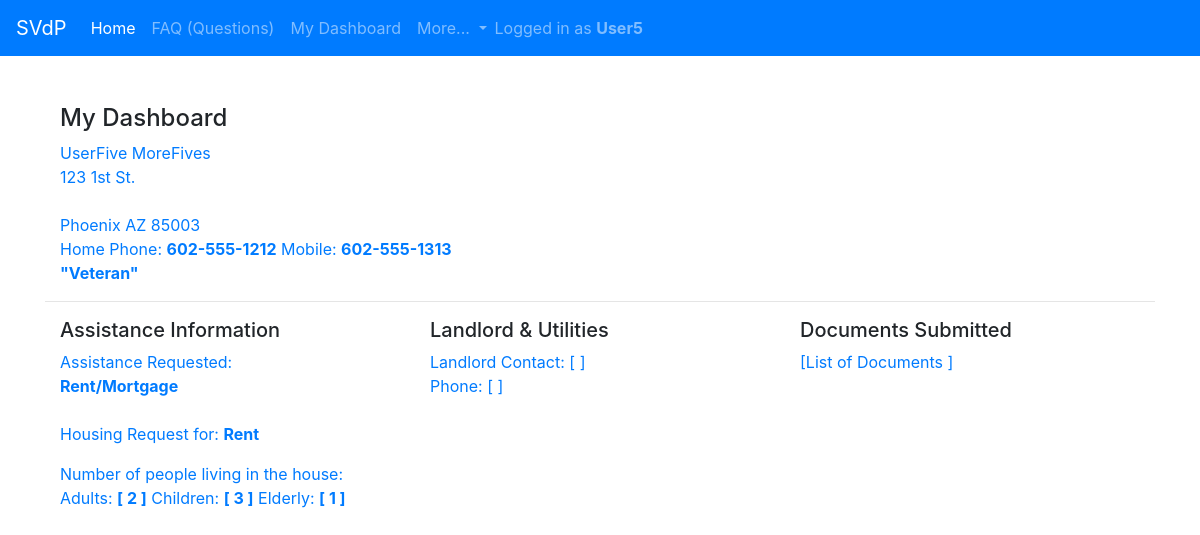
Screenshot of /dashboard/ (signed in) with the database file from the repository.
### home/models.py (models this page shows, shortened)
class Contact(models.Model):
    username = models.OneToOneField(User, on_delete=models.CASCADE, unique = True, null = True)
    first_name = models.CharField(max_length=200)
    middle_initial = models.CharField(max_length=10, blank=True)
    last_name = models.CharField(max_length=200)
    address1 = models.CharField(max_length=200)
    address2 = models.CharField(max_length=200, blank=True)
    city = models.CharField(max_length=200)
    state = models.CharField(max_length=200, default = 'AZ')
    zipcode = models.CharField(max_length=200)
    mobile_phone = models.CharField(max_length=200)
    home_phone = models.CharField(max_length=200, blank=True)
    email = models.CharField(max_length=200)
    DOB = models.DateField()
    veteran = models.BooleanField()

class HPAPP(models.Model):
        EDUCATION_CHOICES = [('00-08 Grade','00-08 Grade'),('09-12 Non-Graduate','09-12 Non-Graduate'),('High school Diploma or GED','High school Diploma or GED'),('Some College/Trade School','Some College/Trade School'),('Associate Degree','Associate Degree'),('4 Year College Degree','4 Year College Degree'),('Masters Degree','Masters Degree'),('PhD','PhD')]
        HOUSING_TYPE = [('NONE','NONE'),('Rent','Rent'),('Mortgage','Mortgage')]
        INCOME_TYPE = [('Full-Time','Full-Time'),('Part-Time','Part-Time'),('2nd Job','2nd Job'),('3rd Job','3rd Job'),('TANF','TANF'),('SSI','SSI'),('Pension','Pension'),('Unemployment','Unemployment')]
        RACE = [('White','White'),('Black or African American','Black or African American'),('Hispanic or Latino','Hispanic or Latino'),('Asian or Asian American','Asian or Asian American'),('American Indian or Alaska Native','American Indian or Alaska Native'),('Native Hawaiian or other Pacific Islander','Native Hawaiian or other Pacific Islander'),('American Indian or Alaska Native AND White','American Indian or Alaska Native AND White'),('Asian AND White','Asian AND White'),('Black or African American AND White','Black or African American AND White'),('American Indian or Alaska Native AND Black or African American','American Indian or Alaska Native AND Black or African American'),('Other Multiracial','Other Multiracial')]
        ASSISTANCE_REQUESTED = [('Rent/Mortgage','Rent/Mortgage'),('Rent/Mortgage & Utilities','Rent/Mortgage & Utilities')]
        contact = models.ForeignKey(Contact, on_delete=models.CASCADE)
        username = models.ForeignKey(User, on_delete=models.CASCADE)
        SSN = models.CharField(max_length=200,blank=True)
        race = models.CharField(max_length=200, choices=RACE)
        highest_grade_level = models.CharField(max_length=200, choices=EDUCATION_CHOICES)
        disability_deaf = models.BooleanField()
        disability_mobility = models.BooleanField()
        disability_speech = models.BooleanField()
        disability_learning = models.BooleanField()
        disability_visual = models.BooleanField()
        disability_health = models.BooleanField()
        disability_housebound = models.BooleanField()
        disability_other = models.TextField(blank=True)
        date_applied = models.DateTimeField(auto_now_add=True)
        date_submitted = models.DateField(null=True, blank=True)
        updated = models.DateTimeField(auto_now=True)
        primary_client = models.BooleanField()
        assistance_type = models.CharField(max_length=200, choices=ASSISTANCE_REQUESTED)
        housing_type = models.CharField(max_length=200, choices=HOUSING_TYPE)
        adults_num = models.IntegerField()
        kids_num = models.IntegerField()
        elderly_num = models.IntegerField()
        income_type = models.CharField(max_length=200, choices=INCOME_TYPE)
        hh_income = models.DecimalField(max_digits=8, decimal_places=2)
        crisis_other = models.TextField()
        crisis_job_related = models.BooleanField()
        crisis_health_problems = models.BooleanField()
        crisis_expenses = models.BooleanField()

### home/views.py (the view)
# urls.py: path('dashboard/', views.dashboard, name = 'dashboard'),
@login_required
def dashboard(request): #TO DO If statement to bypass Dashboard for new user
        c_query = Contact.objects.get(username=request.user.id)
        hp_query = HPAPP.objects.get(contact=c_query.id) #Get ForeignKey Contact.id
        print('Owner id is ' + str(int(c_query.id)))
        return render(request, 'home/dashboard.html', {'c_query': c_query, 'hp_query': hp_query})

### home/templates/home/dashboard.html (shortened to what this page needs)
{% extends "base.html" %}
{% load static %}
{% block content %}
  <br><br>
  <div class="container">
      <h4>My Dashboard</h4>
      <p class="text-primary">{{ c_query.first_name }} {{ c_query.last_name }}<br>
         {{ c_query.address1}}<br>
         {{ c_query.address2}}<br>
         {{ c_query.city }} {{ c_query.state }} {{ c_query.zipcode }}<br>
         Home Phone: <b>{{ c_query.home_phone}}</b> Mobile: <b>{{ c_query.mobile_phone }}</b>
         {% if c_query.veteran %}
            <br><b>"Veteran"</b>
         {% endif %}
      </p>
  </div>
<hr>
<div class="container">
  <div class="row">
    <div class="col-sm">
      <h5>Assistance Information</h5>
      <p class="text-primary">
      Assistance Requested:<br>
      <b>{{ hp_query.assistance_type }}</b><br><br>
      Housing Request for: <b>{{ hp_query.housing_type }}</b><br>
      </p>
      <p class="text-primary">Number of people living in the house:<br>
        Adults: <b>[ {{hp_query.adults_num}} ]</b>
        Children: <b>[ {{hp_query.kids_num}} ]</b>
        Elderly: <b>[ {{hp_query.elderly_num}} ]</b>
      </p>
    </div>
    <div class="col-sm">
      <h5>Landlord & Utilities</h5>
      <p class="text-primary">
      Landlord Contact: [         ]<br>
      Phone: [                    ]<br>
      </p>
    </div>
    <div class="col-sm">
      <h5>Documents Submitted</h5>
      <p class="text-primary">
      [List of Documents          ]
      </p>
    </div>
  </div>
</div>
{% endblock %}

### templates/base.html (shortened to what this page needs)
<!DOCTYPE html>
<html>
  <head>
    <link rel="stylesheet" href="https://stackpath.bootstrapcdn.com/bootstrap/4.5.2/css/bootstrap.min.css">
  </head>
  <body>
    <nav class="navbar navbar-expand-lg navbar-dark bg-primary">
      <a class="navbar-brand" href="#">SVdP</a>
      <div class="collapse navbar-collapse" id="navbarNavDropdown">
        <ul class="navbar-nav">
          <li class="nav-item active">
            <a class="nav-link" href="/home">Home <span class="sr-only">(current)</span></a>
          </li>
          <li class="nav-item">
            <a class="nav-link" href="/home/hpapp_faq">FAQ (Questions)</a>
          </li>
          {% if user.is_authenticated %}
              <li class="nav-item">
                <a class="nav-link" href="{% url 'home:dashboard' %}">My Dashboard</a>
              </li>
          {% endif %}
          <li class="nav-item dropdown">
            <a class="nav-link dropdown-toggle" href="#" id="navbarDropdownMenuLink" role="button" data-toggle="dropdown" aria-haspopup="true" aria-expanded="false">
              More...
            </a>
          </li>
        </ul>
        {% if user.is_authenticated %}
        <span class="navbar-text">
          Logged in as <b>{{ user.username }}</b>
        </span>
        {% endif %}
      </div>
    </nav>
    {% block body %}
    <div class="container">
      {% block content %}
      {% endblock %}
      {% endblock %}
   </div>
  </body>
</html>

### rows the page displays
Contact: first_name "UserFive", last_name "MoreFives", address1 "123 1st St.", city "Phoenix", state "AZ", zipcode "85003", home_phone "602-555-1212", mobile_phone "602-555-1313"
HPAPP: assistance_type "Rent/Mortgage", housing_type "Rent", adults_num "2", kids_num "3", elderly_num "1"

### other values shown
{{ user.username }} "User5"
